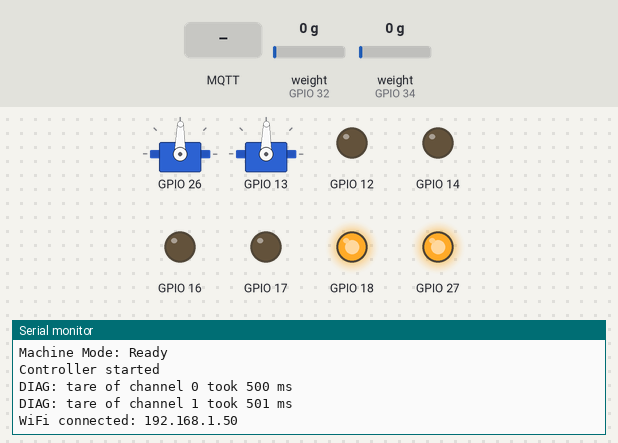
Bench run of a program on a simulated ESP32. On the bench: 2 × servo, output pins drawn as LEDs (lit = HIGH), the last lines printed to the serial monitor. The inputs (shaded band) are chosen by the test bench; at power-on: weight on the scale (sensors on GPIO 32, GPIO 34) 0 g. WiFi joins after 1.5 s; servers stay silent unless stated; EEPROM starts erased; no MQTT or app messages arrive unless stated.

Above: at 3.2 s.
3.3 s: MQTT message "1" arrives on the first subscribed topic
At 6.0 s:
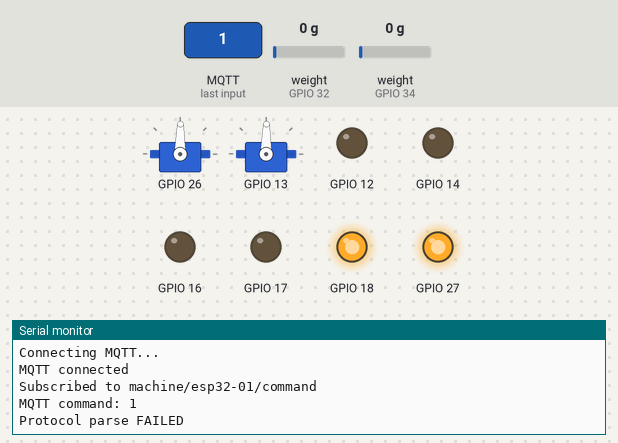
6.3 s: MQTT message "on" arrives on the first subscribed topic
At 7.3 s:
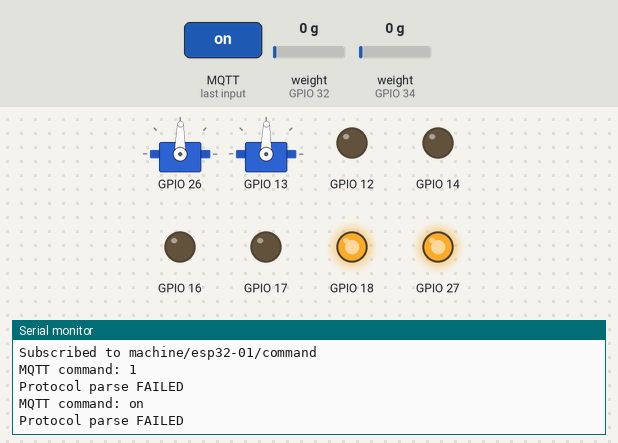
7.9 s: MQTT message "off" arrives on the first subscribed topic
At 8.7 s:
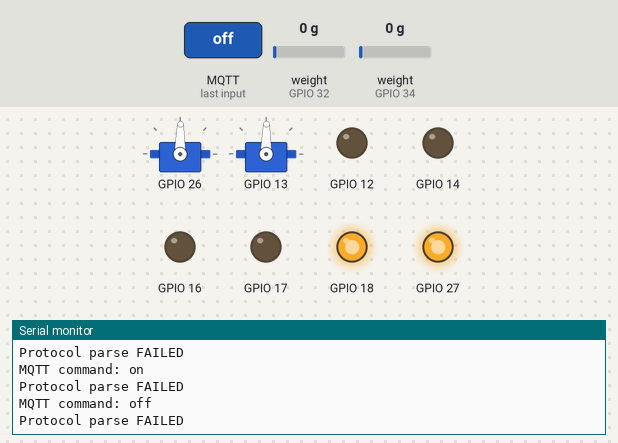

The program:

main.cpp
```cpp
#include <Arduino.h>

#include "MachineContext.h"
#include "StepperManager.h"
#include "LoadCellManager.h"
#include "ServoManager.h"
#include "WifiManager.h"
#include "MQTTManager.h"
#include "MachineController.h"
#include "Protocol.h"
#include "SerialEventListener.h"
#include "EventDispatcher.h"
#include "MQTTEventListener.h"
#include "StatusManager.h"
#include "Config.h"
#include <WiFi.h>

MachineContext context;

StepperManager stepperManager(STEP1, STEP2);
LoadCellManager loadCellManager(context);
ServoManager servos;
WifiManager wifiManager;
Protocol protocol;
MachineController controller(
    stepperManager,
    loadCellManager,
    servos);

MQTTManager mqttManager(controller, protocol);
EventDispatcher eventDispatcher;
SerialEventListener serialListener;
MQTTEventListener mqttListener(mqttManager);
StatusManager statusManager(context, controller, mqttManager);

void setup()
{
    Serial.begin(115200);
    delay(1000);
    Serial.println("Setup started");
    Serial.print("Reset reason: ");
    Serial.println(resetReasonToString());
    Serial.print("Device ID: ");
    Serial.println(DEVICE_ID);
    Serial.print("MAC address: ");
    Serial.println(WiFi.macAddress());
    Serial.print("Command topic: ");
    Serial.println(MQTT_COMMAND_TOPIC);
    Serial.print("Status topic: ");
    Serial.println(MQTT_STATUS_TOPIC);

    wifiManager.begin();
    mqttManager.begin();

    eventDispatcher.addListener(&serialListener);
    eventDispatcher.addListener(&mqttListener);
    controller.setEventListener(&eventDispatcher);
    controller.begin();

    Serial.println("Controller started");
    loadCellManager.requestTare(0);
    loadCellManager.requestTare(1);
}

void loop()
{
    // Measure the time between consecutive loop() passes. If something blocks
    // the loop (HX711 read, mDNS lookup, WiFi reconnect...), MQTT can't send
    // keepalives and the broker times the unit out.
    static uint32_t lastLoopAt = 0;
    uint32_t loopNow = millis();
    if (lastLoopAt != 0)
    {
        uint32_t gap = loopNow - lastLoopAt;
        if (gap > context.communication.maxLoopMs)
            context.communication.maxLoopMs = gap;
        if (gap > 1000)
        {
            Serial.print("DIAG: main loop stalled for ");
            Serial.print(gap);
            Serial.println(" ms");
        }
    }
    lastLoopAt = loopNow;

    wifiManager.update();
    mqttManager.update();

    // wifiManager/mqttManager track their own connection state internally,
    // but nothing was copying it into MachineContext - so the "wifi"/"mqtt"
    // fields StatusManager publishes were always stuck at their default
    // (false). Refresh them here, once per loop, before anything reads them.
    bool wifiNow = wifiManager.connected();
    bool mqttNow = mqttManager.connected();

    // Count and log every connection loss, so the serial monitor shows
    // exactly when and why a unit drops off.
    if (context.communication.wifiConnected && !wifiNow)
    {
        context.communication.wifiDrops++;
        Serial.print("DIAG: WiFi lost (drop #");
        Serial.print(context.communication.wifiDrops);
        Serial.print(") at ");
        Serial.print(millis() / 1000);
        Serial.println("s uptime");
    }
    if (context.communication.mqttConnected && !mqttNow)
    {
        context.communication.mqttDrops++;
        Serial.print("DIAG: MQTT lost (drop #");
        Serial.print(context.communication.mqttDrops);
        Serial.print("), WiFi ");
        Serial.print(wifiNow ? "still up, RSSI " : "also down, RSSI ");
        Serial.print(WiFi.RSSI());
        Serial.print(", PubSubClient state ");
        Serial.println(mqttManager.lastState());
    }

    context.communication.wifiConnected = wifiNow;
    context.communication.mqttConnected = mqttNow;

    controller.update();
    statusManager.update();
}
```

Measured:
- after the input at 3.3 s, the serial monitor: prints a new line after 1.9 s (image 1)
- after the input at 6.3 s, the serial monitor: prints a new line after 0.14 s (image 2)
- after the input at 7.9 s, the serial monitor: prints a new line after 0.15 s (image 3)
